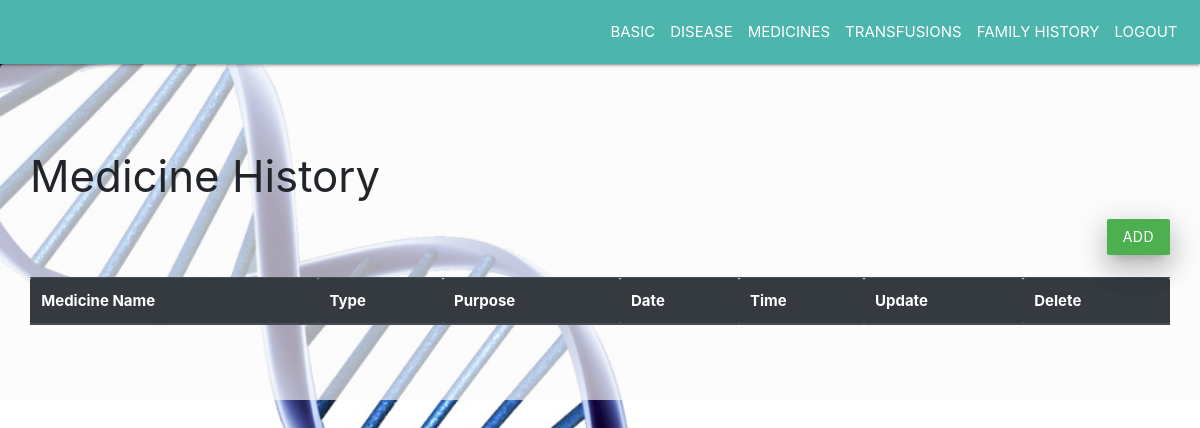
Page /patient/surgeries/123 on the earlier database version.
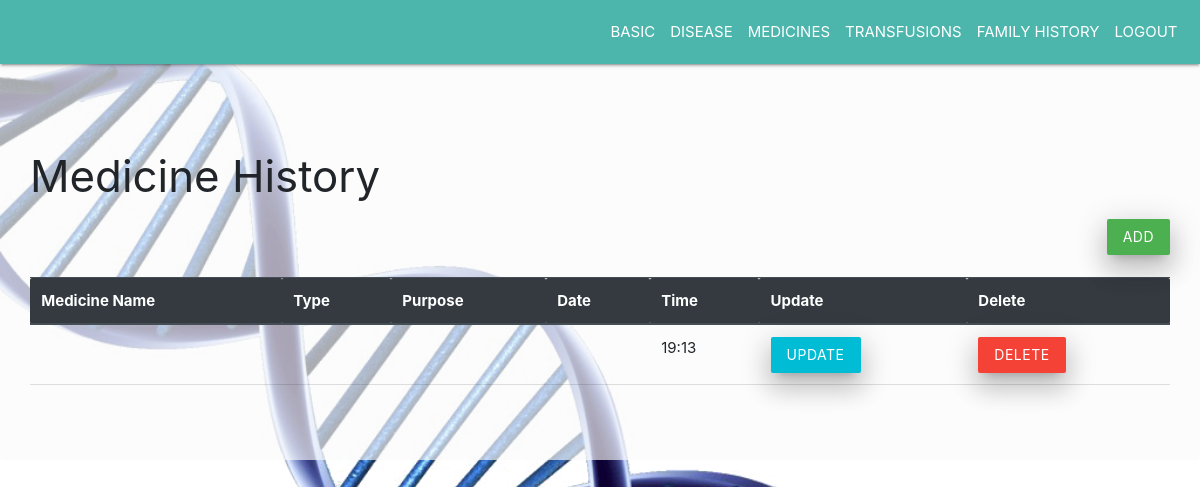
Same page on the later database version.
### tables this page shows
CREATE TABLE surgeries
            (s_id integer primary key autoincrement,p_id number,part text,type text,purpose text,date text,recovery number,constraint fk4 foreign key(p_id) references patient(p_id) on delete cascade);

### app1.py (the view)
@app.route('/patient/surgeries/<pid>')
def patientsurgeries(pid):
    con=sql.connect('database.db')
    cur=con.cursor()
    p_id=pid
    res=cur.execute("select * from surgeries where p_id=(?)",(p_id,)).fetchall()
    time={}
    i=0
    for t in res:
        time[i]=t[6]
        i+=1
    print(time)
    return render_template('patientsurgeries.html',res=res,p_id=p_id,time=time)

### templates/patientsurgeries.html (shortened to what this page needs)
<!DOCTYPE html>
    <head>
        <link rel="stylesheet" href="https://stackpath.bootstrapcdn.com/bootstrap/4.3.1/css/bootstrap.min.css">
        <link rel="stylesheet" href="https://cdnjs.cloudflare.com/ajax/libs/materialize/1.0.0/css/materialize.min.css">
    </head>
    <body>
        <nav class="navbar navbar-expand-sm teal lighten-2 justify-content-end">
                <ul class="navbar-nav">
                    <li class="nav-item">
                    <a class="nav-link" href="{{ url_for('patientbasic',pid=p_id) }}">BASIC</a>
                    </li>
                    <li class="nav-item">
                    <a class="nav-link" href="{{ url_for('patientdiseases',pid=p_id) }}">DISEASE</a>
                    </li>
                    <li class="nav-item">
                    <a class="nav-link" href="{{ url_for('patientsurgeries',pid=p_id) }}">MEDICINES</a>
                    </li>
                    <li class="nav-item">
                    <a class="nav-link" href="{{ url_for('patienttransfusions',pid=p_id) }}">TRANSFUSIONS</a>
                    </li>
                    <li class="nav-item">
                    <a class="nav-link" href="{{ url_for('patientfamilyhistory',pid=p_id) }}">FAMILY HISTORY</a>
                    </li>
                    <li class="nav-item">
                    <a class="nav-link" href="/">LOGOUT</a>
                    </li>
            </ul>
        </nav>
        <div class="jumbotron" style="background:rgba(250, 250, 250, 0.658) ;">
            <h3>Medicine History</h3>
            <div class="d-flex justify-content-end"><a href="{{ url_for('addsurgeries',pid=p_id)}}" class="waves-effect waves-light green btn z-depth-4">ADD</a></div><br/>
            <table class="table">
                    <thead class="thead-dark">
                      <tr>
                        <th>Medicine Name</th>
                        <th>Type</th>
                        <th>Purpose</th>
                        <th>Date</th>
                        <th>Time</th>
                        <th>Update</th>
                        <th>Delete</th>
                      </tr>
                    </thead>
                    <tbody>
                        {% for row in res %}
                      <tr>
                        <td>{{ row[2] }}</td>
                        <td>{{ row[3] }}</td>
                        <td>{{ row[4] }}</td>
                        <td>{{ row[5] }}</td>
                        <td>{{ row[6] }}</td>
                        <td><a href="{{ url_for('updatesurgeries',pid=p_id,sid=row[0]) }}" class="waves-effect  cyan swaves-light btn z-depth-4">Update</a></td>
                        <td><a href="{{ url_for('deletesurgeries',pid=p_id,sid=row[0]) }}" class="waves-effect waves-light red btn z-depth-4">Delete</a></td>
                      </tr>
                      {% endfor %}
                    </tbody>
                  </table>
        </div>
    </body>
</html>

Differences in the rows shown:
added surgeries: recovery "19:13"
